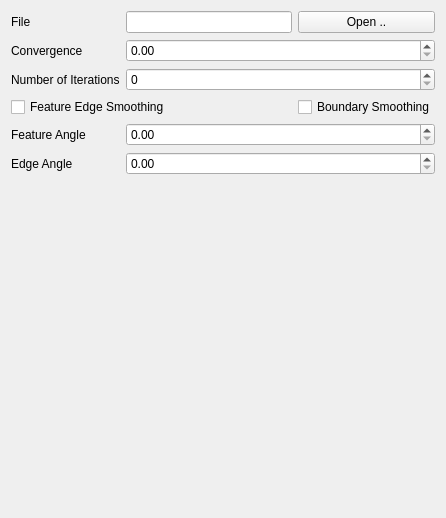
<?xml version="1.0" encoding="UTF-8"?>
<ui version="4.0">
 <class>SmoothConfig</class>
 <widget class="QWidget" name="SmoothConfig">
  <property name="geometry">
   <rect>
    <x>0</x>
    <y>0</y>
    <width>446</width>
    <height>518</height>
   </rect>
  </property>
  <property name="windowTitle">
   <string>Form</string>
  </property>
  <layout class="QGridLayout" name="gridLayout_2">
   <item row="0" column="0">
    <layout class="QGridLayout" name="gridLayout">
     <item row="2" column="0">
      <widget class="QLabel" name="label_3">
       <property name="text">
        <string>Number of Iterations</string>
       </property>
      </widget>
     </item>
     <item row="1" column="1" colspan="2">
      <widget class="QDoubleSpinBox" name="convergenceSpinBox">
       <property name="maximum">
        <double>1.000000000000000</double>
       </property>
       <property name="singleStep">
        <double>0.100000000000000</double>
       </property>
      </widget>
     </item>
     <item row="0" column="1">
      <widget class="QLineEdit" name="fileEdit">
       <property name="readOnly">
        <bool>true</bool>
       </property>
      </widget>
     </item>
     <item row="1" column="0">
      <widget class="QLabel" name="label_2">
       <property name="text">
        <string>Convergence</string>
       </property>
      </widget>
     </item>
     <item row="4" column="1" colspan="2">
      <widget class="QDoubleSpinBox" name="featureAngleSpinBox">
       <property name="maximum">
        <double>180.000000000000000</double>
       </property>
      </widget>
     </item>
     <item row="4" column="0">
      <widget class="QLabel" name="label_4">
       <property name="text">
        <string>Feature Angle</string>
       </property>
      </widget>
     </item>
     <item row="0" column="0">
      <widget class="QLabel" name="label">
       <property name="text">
        <string>File</string>
       </property>
      </widget>
     </item>
     <item row="0" column="2">
      <widget class="QPushButton" name="openButton">
       <property name="text">
        <string>Open ..</string>
       </property>
      </widget>
     </item>
     <item row="5" column="0">
      <widget class="QLabel" name="label_5">
       <property name="text">
        <string>Edge Angle</string>
       </property>
      </widget>
     </item>
     <item row="5" column="1" colspan="2">
      <widget class="QDoubleSpinBox" name="edgeAngleSpinBox">
       <property name="maximum">
        <double>180.000000000000000</double>
       </property>
      </widget>
     </item>
     <item row="3" column="2">
      <widget class="QCheckBox" name="boundarySmoothingCheckBox">
       <property name="text">
        <string>Boundary Smoothing</string>
       </property>
      </widget>
     </item>
     <item row="3" column="0" colspan="2">
      <widget class="QCheckBox" name="featureEdgeSmoothingCheckBox">
       <property name="text">
        <string>Feature Edge Smoothing</string>
       </property>
      </widget>
     </item>
     <item row="2" column="1" colspan="2">
      <widget class="QSpinBox" name="numOfIterationsSpinBox">
       <property name="maximum">
        <number>10000</number>
       </property>
      </widget>
     </item>
    </layout>
   </item>
   <item row="1" column="0">
    <spacer name="verticalSpacer">
     <property name="orientation">
      <enum>Qt::Vertical</enum>
     </property>
     <property name="sizeHint" stdset="0">
      <size>
       <width>20</width>
       <height>40</height>
      </size>
     </property>
    </spacer>
   </item>
  </layout>
 </widget>
 <resources/>
 <connections/>
</ui>
